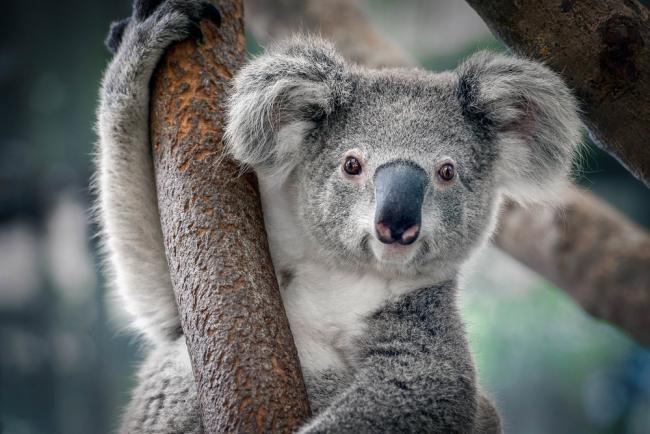
#> input picture Unsupervised Learning/SVD For Image Compression/Koala.jpg, 650 x 434 px
$ jupyter execute --allow-errors img_compression_svd.ipynb
#> lines starting #> are read from the running program, lines starting #| are printed output that depends on the picture
# Singular Value Decomposition (SVD) for Image Compression

## Goal of Image Compression
Image compression aims to reduce the amount of data required to represent an image while preserving as much visual information as possible. By leveraging the mathematical properties of matrices, we can approximate an image with fewer components, significantly reducing storage requirements.

### You Can Use SVD for Image Compression
- **Singular Values**:
  - The largest singular values contribute the most to the visual quality of the image.
  - Discarding smaller singular values removes less important details.

---

## SVD Basics
Singular Value Decomposition (SVD) factorizes a matrix into three components:
$$
A = U \Sigma V^\top
$$
Where:
- **$A$**: Original matrix (e.g., pixel intensity values of the image).
- **$U$**: Left singular vectors (column space).
- **$\Sigma$**: Singular values (diagonal matrix with decreasing values representing importance).
- **$V^\top$**: Right singular vectors (row space).

---

## Steps for Image Compression
1. **Decompose the Image Matrix**:
   - First, create an image matrix $A$ and apply SVD to it:
     $$
     A = U \Sigma V^\top
     $$

2. **Truncate the Decomposition**:
   - Retain only the top $k$ singular values and corresponding singular vectors:
     $$
     A_k = U_k \Sigma_k V_k^\top
     $$
   - Variables:
     - $U_k$: First $k$ columns of $U$.
     - $\Sigma_k$: Top $k$ singular values (diagonal matrix).
     - $V_k^\top$: First $k$ rows of $V^\top$.

3. **Reconstruct the Compressed Image**:
   - Multiply the truncated components to approximate the original matrix:
     $$
     A_k = U_k \Sigma_k V_k^\top
     $$
   - The reconstructed matrix $A_k$ is a lower-rank approximation of $A$.

4. **Store Fewer Components**:
   - Instead of storing the full $A$, store $U_k$, $\Sigma_k$, and $V_k^\top$, reduces the storage size when $k < \text{min}(m, n)$.

## Get Image Matrix ($A$)

[cell 1]
import numpy as np
import matplotlib.pyplot as plt
from PIL import Image

# Load the image
original_image = Image.open('Koala.jpg')
#> original_image is the input picture: PIL image 650x434 RGB; mean R, G, B 103.5, 104.7, 103.2
gray_image = original_image.convert("L")  # Convert to grayscale for simplicity
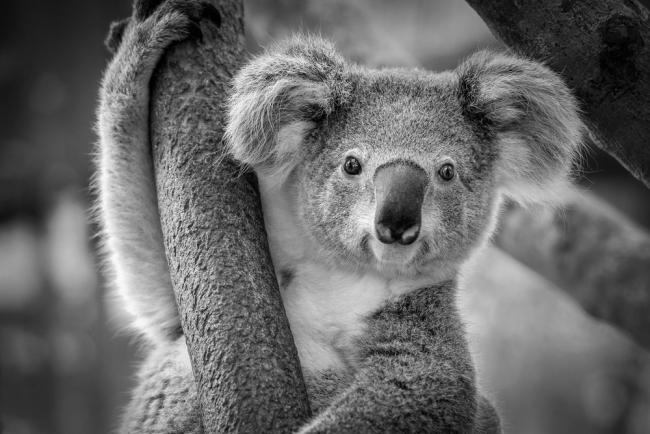
#> gray_image: PIL image 650x434 L; min 0, max 253, mean 104.2
image_matrix = np.array(gray_image)

## Single Value Decomposition

Now that we have our image matrix, we can use the svd numpy function to get the single value decomposition representation of our matrix. Using this, we will reconstruc the image with different numbers of $k$ singlular values. *Lower $k \rightarrow$ Lower Storage Size*

[cell 2]
# Perform Singular Value Decomposition (SVD)
U, S, Vt = np.linalg.svd(image_matrix, full_matrices=False)
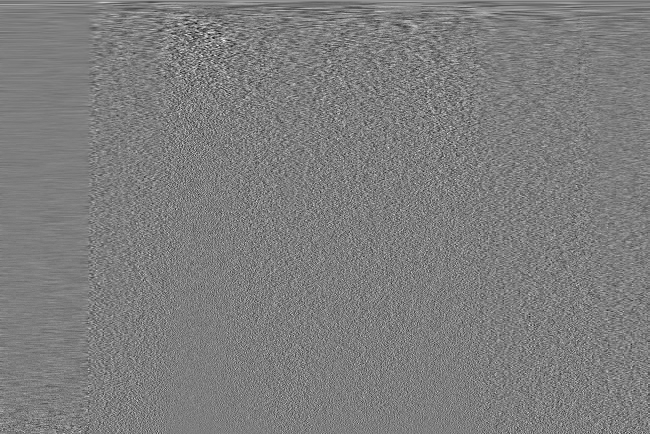
#> Vt: shape (434, 650) float64; min -0.255, max 0.26, mean 9.1e-05; drawn with min black and max white
#> S = 434 values, max 58049.9 at index 0, min 3.27 at index 433, mean 535.4

# Function to reconstruct the image using k singular values
def reconstruct_image(U, S, Vt, k):
    S_k = np.diag(S[:k])  # Keep only the top k singular values
    U_k = U[:, :k]  # Corresponding left singular vectors
    Vt_k = Vt[:k, :]  # Corresponding right singular vectors
    return np.dot(U_k, np.dot(S_k, Vt_k))

## Plotting the Results

Now that we have defined our image reconstruction function, let's test it. We will visualize our results by printing the images for each value of $k$. Also, we will print the number of bytes each image requires.

[cell 3]
# Plot original and compressed images for various k values
k_values = [10, 15, 20, 30]  # Number of singular values to use for reconstruction
plt.figure(figsize=(8, 12))

# Plot the original grayscale image
plt.subplot(len(k_values) + 1, 1, 1)
plt.title("Original Image (Grayscale)")
plt.imshow(np.array(gray_image), cmap="gray")
plt.axis("off")

# Plot compressed images and print their sizes
#> (the rest of this cell did not finish here and is left out)

## Size Reduction Per Image

Looks like our SVD model is doing its job. Now, let's see how much less storage each image takes than the original:

[cell 4]
from tabulate import tabulate

# Print the size of the grayscaled version of the original image
original_size = gray_image.size[0] * gray_image.size[1] * image_matrix.itemsize
#> original_size = 282100
print(f"Size of grayscaled original image: {original_size} bytes")
#| Size of grayscaled original image: 282100 bytes

# Prepare data for the table
table_data = [["Original", original_size, "N/A"]]
#> table_data = [['Original', 282100, 'N/A']]

# Plot compressed images and print their sizes
for k in k_values:
    compressed_image = reconstruct_image(U, S, Vt, k)

    # Calculate the size of the compressed representation
    size = (U[:, :k].size + S[:k].size + Vt[:k, :].size) * image_matrix.itemsize

    # Calculate the percentage reduction
    reduction = ((original_size - size) / original_size) * 100

    # Append data to the table
    table_data.append([f"k={k}", size, f"{reduction:.2f}%"])
#> this loop made 4 passes
#> (size, reduction) on passes 1 to 4: (10850, 96.15), (16275, 94.23), (21700, 92.31), (32550, 88.46)
#> pass 3, in reconstruct_image (call 4), `U_k = U[:, :k]`:
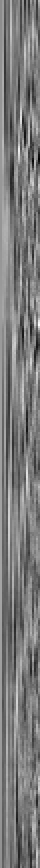
#> U_k: shape (434, 20) float64 (shown 2 times larger); min -0.176, max 0.192, mean 0.00237; drawn with min black and max white
#> after the loop, table_data = [['Original', 282100, 'N/A'], ['k=10', 10850, '96.15%'], ['k=15', 16275, '94.23%'], ['k=20', 21700, '92.31%'], ['k=30', 32550, '88.46%']]

# Print the table
print(tabulate(table_data, headers=["Image", "Size (bytes)", "Reduction"]))
#| Image       Size (bytes)  Reduction
#| --------  --------------  -----------
#| Original          282100  N/A
#| k=10               10850  96.15%
#| k=15               16275  94.23%
#| k=20               21700  92.31%
#| k=30               32550  88.46%

The image with $k=30$ is pretty good quality all things considered. As ugly as that $k = 10$ image looks, it's impressive how high the reduction in size is (*96%!*). Also, I get the sense that the computer figured out which pixels are more important since the outline of the koala is very noticable compared to the background, especially the right arm, for $k=10$.

## Compressing an Image Without Grayscaling

That was cool, but what if we want our image to retain its color? Let's compress the image without converting it to black-and-white first.

[cell 5]
def compress_color_image(image_matrix, k):
    compressed_channels = []
    total_bytes = 0
    for channel in range(3):  # Iterate over the R, G, B channels
        # Perform SVD for the current channel
        U, S, Vt = np.linalg.svd(image_matrix[:, :, channel], full_matrices=False)

        # Convert components to float32 for storage efficiency
        U_k = U[:, :k].astype(np.float32)
        S_k = S[:k].astype(np.float32)
        Vt_k = Vt[:k, :].astype(np.float32)

        # Calculate compressed size
        total_bytes += U_k.nbytes + S_k.nbytes + Vt_k.nbytes

        # Reconstruct the compressed channel
        S_k_diag = np.diag(S_k)
        compressed_channel = np.dot(U_k, np.dot(S_k_diag, Vt_k))
        compressed_channels.append(compressed_channel)

    # Stack the compressed channels back into an image
    compressed_image = np.stack(compressed_channels, axis=2)
    return np.clip(compressed_image, 0, 255).astype("uint8"), total_bytes

[cell 6]
import numpy as np
import matplotlib.pyplot as plt
from PIL import Image

# Ensure the image is in RGB format
if original_image.mode != "RGB":
    original_image = original_image.convert("RGB")

# Convert the image to a NumPy array
image_matrix = np.array(original_image)

# Check the shape of the array
print(f"Image matrix shape: {image_matrix.shape}")  # Should be (height, width, 3)
#| Image matrix shape: (434, 650, 3)

k_values = [10, 15, 20, 30]
# Plot original and compressed images
plt.figure(figsize=(8, 12))

# Plot the original image
plt.subplot(len(k_values) + 1, 1, 1)
plt.title("Original Image")
plt.imshow(image_matrix)
plt.axis("off")

# Plot compressed images and print their sizes
for i, k in enumerate(k_values, start=2):
    compressed_image, compressed_size = compress_color_image(image_matrix, k)
    plt.subplot(len(k_values) + 1, 1, i)
    plt.title(f"k = {k}")
    plt.imshow(compressed_image)
    plt.axis("off")
#> this loop made 4 passes
#> compressed_size on passes 1 to 4: 130200, 195300, 260400, 390600
#> pass 1, `compressed_image, compressed_size = compress_color_image(image_matrix,..`:
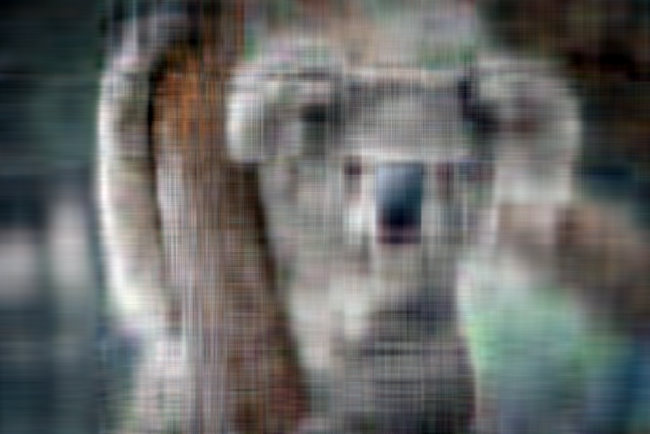
#> compressed_image: shape (434, 650, 3); mean R, G, B 103, 104.2, 102.7

plt.tight_layout()
plt.show()
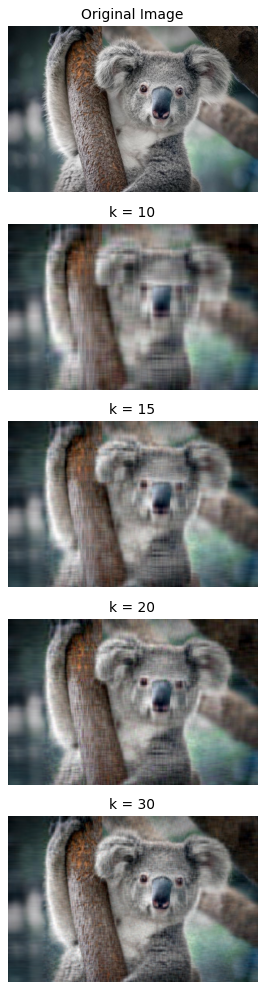
#> figure drawn by matplotlib, 5 panels

# Print the size of the original image
original_size = image_matrix.size * image_matrix.itemsize
#> original_size = 846300
print(f"Size of original image: {original_size} bytes")
#| Size of original image: 846300 bytes

# Prepare data for the table
table_data = [["Original", original_size, "N/A"]]
#> table_data = [['Original', 846300, 'N/A']]

# Calculate and print the sizes of the compressed images
for k in k_values:
    compressed_image, compressed_size = compress_color_image(image_matrix, k)

    # Calculate the percentage reduction
    reduction = ((original_size - compressed_size) / original_size) * 100

    # Append data to the table
    table_data.append([f"k={k}", compressed_size, f"{reduction:.2f}%"])
#> this loop made 4 passes
#> (compressed_size, reduction) on passes 1 to 4: (130200, 84.62), (195300, 76.92), (260400, 69.23), (390600, 53.85)
#> after the loop, table_data = [['Original', 846300, 'N/A'], ['k=10', 130200, '84.62%'], ['k=15', 195300, '76.92%'], ['k=20', 260400, '69.23%'], ['k=30', 390600, '53.85%']]

# Print the table
print(tabulate(table_data, headers=["Image", "Size (bytes)", "Reduction"]))
#| Image       Size (bytes)  Reduction
#| --------  --------------  -----------
#| Original          846300  N/A
#| k=10              130200  84.62%
#| k=15              195300  76.92%
#| k=20              260400  69.23%
#| k=30              390600  53.85%

## Results of Colored Compression Test

As expected, we get a sizable reduction when reducing the colored images, too. This reduction is a lot less than in the grayscale images, since all the compressed images have color now, and so there are many more values to track. Even so, we get some pretty good results!

## In Conclusion

When we decrease $k$ (the number of singular values we retain), the images get blurrier, but the overall shape of the image stays similar. Also, the higher k, the less storage our compressed image takes.

Even though our images are blurry at low $k$, the point is that the *important* pixel clusters are retained; the model does not remove pixels at random. As a final test, let's see what happens when we use $k=1$.

[cell 7]
# Set k to 1
k = 1

plt.figure(figsize=(8, 8))

# Compressed image with k=1
compressed_image, compressed_size = compress_color_image(image_matrix, k)
#> the loop in compress_color_image (call 9), `for channel in range(3):` made 3 passes
#> (S_k, total_bytes, S_k_diag) on passes 1 to 3: ([58042.3], 4340, [58042.3]), ([58263], 8680, [58263]), ([57345.1], 13020, [57345.1])
#> pass 1, in compress_color_image (call 9), `U, S, Vt = np.linalg.svd(image_matrix[:, :, channel], full_matrices=Fa..`:
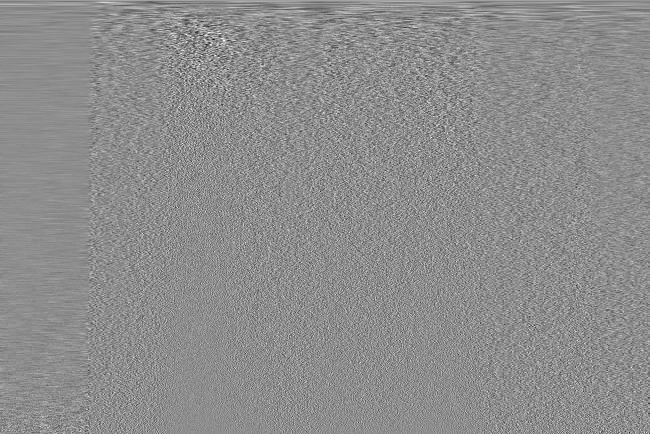
#> Vt: shape (434, 650) float64; min -0.301, max 0.241, mean 0.000101; drawn with min black and max white
#> pass 1, in compress_color_image (call 9), `compressed_channel = np.dot(U_k, np.dot(S_k_diag, Vt_k))`:
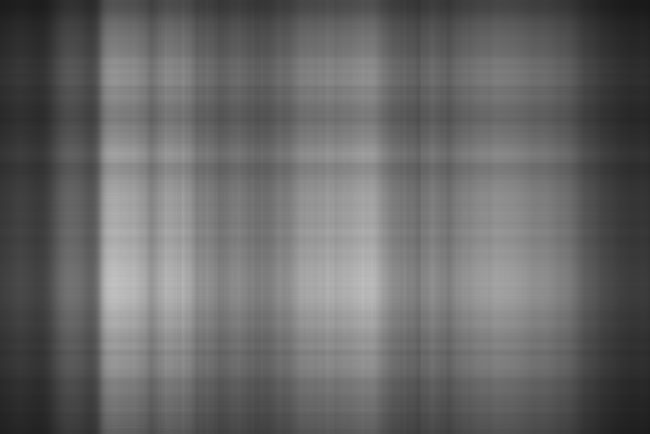
#> compressed_channel: shape (434, 650) float32; min 24.91, max 194.4, mean 103.7
#> pass 2, in compress_color_image (call 9), `U, S, Vt = np.linalg.svd(image_matrix[:, :, channel], full_matrices=Fa..`:
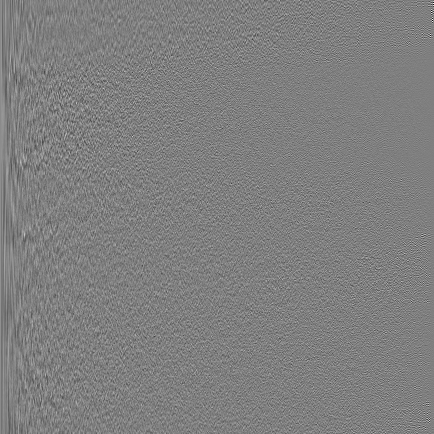
#> U: shape (434, 434) float64; min -0.444, max 0.443, mean 9.85e-05; drawn with min black and max white
#> after the loop in compress_color_image (call 9), `for channel in range(3):`: compressed_channels = 3 items; total_bytes = 13020
#> in compress_color_image (call 9), `compressed_image = np.stack(compressed_channels, axis=2)`:
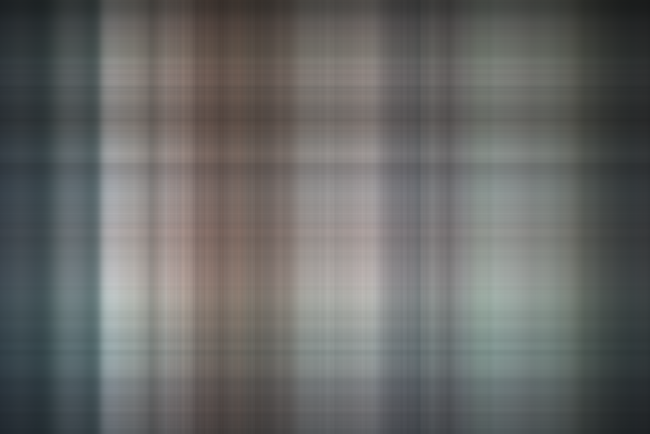
#> compressed_image: shape (434, 650, 3) float32; mean of channels 0, 1, 2 103.6, 104.7, 103.1; drawn as R, G, B
#> compressed_size = 13020
plt.subplot(2, 1, 2)
plt.title(f"k = {k}")
plt.imshow(compressed_image)
plt.axis("off")

plt.tight_layout()
plt.show()

# Calculate original image size
original_size = image_matrix.size * image_matrix.itemsize
print(f"Size of original image: {original_size} bytes")
#| Size of original image: 846300 bytes

# Calculate and print size and reduction
reduction = ((original_size - compressed_size) / original_size) * 100
#> reduction = 98.46
table_data = [
    ["Original", original_size, "N/A"],
    [f"k={k}", compressed_size, f"{reduction:.2f}%"]
]
#> table_data = [['Original', 846300, 'N/A'], ['k=1', 13020, '98.46%']]

# Print results as a table
print(tabulate(table_data, headers=["Image", "Size (bytes)", "Reduction"]))
#| Image       Size (bytes)  Reduction
#| --------  --------------  -----------
#| Original          846300  N/A
#| k=1                13020  98.46%
